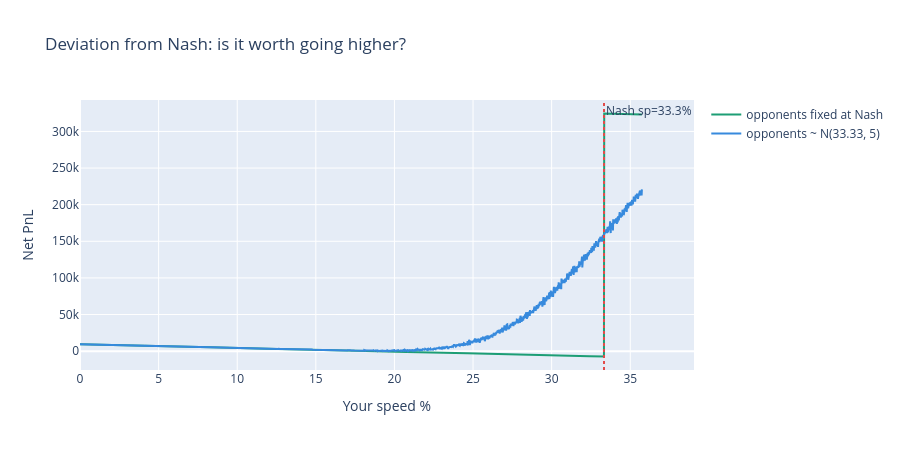

Source (notebook cell):
### Code cell
nash_sp = 33.33
r_fixed, sc_fixed = 16.02, 48.24
n_opponents = 9

# sweep your speed, opponents all at nash_sp
my_sp_grid = np.linspace(0, 100 - r_fixed - sc_fixed, 2000)
my_pnl = [
    PnL_real(r_fixed, sc_fixed, sp, others_sp=[nash_sp] * n_opponents)
    for sp in my_sp_grid
]

# also sweep: what if you assume opponents randomize around nash_sp ± sigma?
sigma = 5
n_samples = 300
my_pnl_robust = []
for sp in my_sp_grid:
    samples = [
        PnL_real(r_fixed, sc_fixed, sp,
                 others_sp=np.clip(np.random.normal(nash_sp, sigma, n_opponents), 0, 100))
        for _ in range(n_samples)
    ]
    my_pnl_robust.append(np.mean(samples))

fig = go.Figure()
fig.add_trace(go.Scatter(x=my_sp_grid, y=my_pnl,
    name="opponents fixed at Nash", line=dict(color="#1D9E75")))
fig.add_trace(go.Scatter(x=my_sp_grid, y=my_pnl_robust,
    name=f"opponents ~ N({nash_sp}, {sigma})", line=dict(color="#378ADD")))
fig.add_vline(x=nash_sp, line_dash="dot", line_color="#E24B4A",
    annotation_text=f"Nash sp={nash_sp:.1f}%")
fig.update_layout(
    title="Deviation from Nash: is it worth going higher?",
    xaxis_title="Your speed %", yaxis_title="Net PnL", height=450
)
fig.show()

### Figure 1 — Plotly figure (JSON) as saved in the notebook; plotly's stock layout.template omitted (floating-point values rounded to 4 significant figures; data arrays with more than 128 entries replaced by an {"elided": "..."} marker saying what was removed)
{"data": [{"line": {"color": "#1D9E75"}, "name": "opponents fixed at Nash", "type": "scatter", "x": {"elided": "2000 float values"}, "y": {"elided": "2000 float values"}}, {"line": {"color": "#378ADD"}, "name": "opponents ~ N(33.33, 5)", "type": "scatter", "x": {"elided": "2000 float values"}, "y": {"elided": "2000 float values"}}], "layout": {"annotations": [{"showarrow": false, "text": "Nash sp=33.3%", "x": 33.33, "xanchor": "left", "xref": "x", "y": 1, "yanchor": "top", "yref": "y domain"}], "height": 450, "shapes": [{"line": {"color": "#E24B4A", "dash": "dot"}, "type": "line", "x0": 33.33, "x1": 33.33, "xref": "x", "y0": 0, "y1": 1, "yref": "y domain"}], "title": {"text": "Deviation from Nash: is it worth going higher?"}, "xaxis": {"title": {"text": "Your speed %"}}, "yaxis": {"title": {"text": "Net PnL"}}}}
